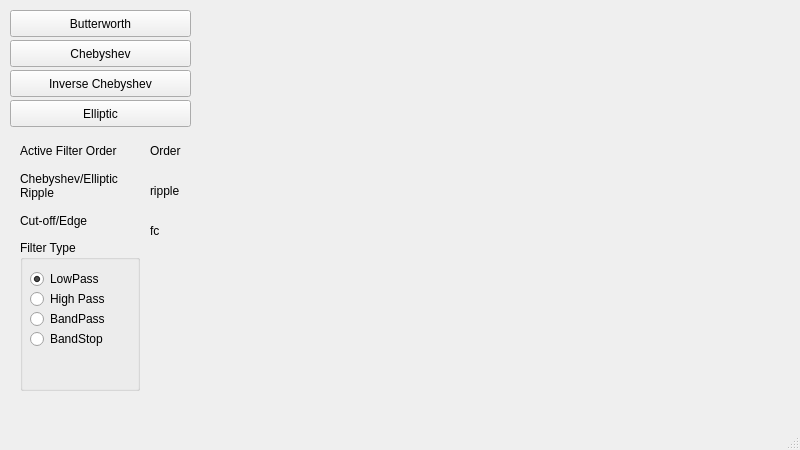
<?xml version="1.0" encoding="UTF-8"?>
<ui version="4.0">
 <class>MainWindow</class>
 <widget class="QMainWindow" name="MainWindow">
  <property name="geometry">
   <rect>
    <x>0</x>
    <y>0</y>
    <width>800</width>
    <height>450</height>
   </rect>
  </property>
  <property name="sizePolicy">
   <sizepolicy hsizetype="Fixed" vsizetype="Fixed">
    <horstretch>0</horstretch>
    <verstretch>0</verstretch>
   </sizepolicy>
  </property>
  <property name="windowTitle">
   <string>QCustomPlot simple demo</string>
  </property>
  <widget class="QWidget" name="centralWidget">
   <property name="sizePolicy">
    <sizepolicy hsizetype="MinimumExpanding" vsizetype="MinimumExpanding">
     <horstretch>0</horstretch>
     <verstretch>0</verstretch>
    </sizepolicy>
   </property>
   <widget class="QCustomPlot" name="customPlot" native="true">
    <property name="geometry">
     <rect>
      <x>200</x>
      <y>10</y>
      <width>581</width>
      <height>411</height>
     </rect>
    </property>
    <property name="sizePolicy">
     <sizepolicy hsizetype="Preferred" vsizetype="Preferred">
      <horstretch>0</horstretch>
      <verstretch>0</verstretch>
     </sizepolicy>
    </property>
   </widget>
   <widget class="QPushButton" name="Chebyshev">
    <property name="geometry">
     <rect>
      <x>10</x>
      <y>40</y>
      <width>181</width>
      <height>27</height>
     </rect>
    </property>
    <property name="text">
     <string>Chebyshev</string>
    </property>
    <property name="checkable">
     <bool>true</bool>
    </property>
   </widget>
   <widget class="QPushButton" name="Chebyshev2">
    <property name="geometry">
     <rect>
      <x>10</x>
      <y>70</y>
      <width>181</width>
      <height>27</height>
     </rect>
    </property>
    <property name="text">
     <string>Inverse Chebyshev</string>
    </property>
    <property name="checkable">
     <bool>true</bool>
    </property>
   </widget>
   <widget class="QPushButton" name="Butterworth">
    <property name="geometry">
     <rect>
      <x>10</x>
      <y>10</y>
      <width>181</width>
      <height>27</height>
     </rect>
    </property>
    <property name="text">
     <string>Butterworth</string>
    </property>
    <property name="checkable">
     <bool>true</bool>
    </property>
   </widget>
   <widget class="QLabel" name="order">
    <property name="geometry">
     <rect>
      <x>150</x>
      <y>140</y>
      <width>41</width>
      <height>21</height>
     </rect>
    </property>
    <property name="text">
     <string>Order</string>
    </property>
   </widget>
   <widget class="QLabel" name="order_2">
    <property name="geometry">
     <rect>
      <x>20</x>
      <y>140</y>
      <width>111</width>
      <height>21</height>
     </rect>
    </property>
    <property name="text">
     <string>Active Filter Order</string>
    </property>
   </widget>
   <widget class="QLabel" name="ripple">
    <property name="geometry">
     <rect>
      <x>150</x>
      <y>180</y>
      <width>41</width>
      <height>21</height>
     </rect>
    </property>
    <property name="text">
     <string>ripple</string>
    </property>
   </widget>
   <widget class="QLabel" name="order_3">
    <property name="geometry">
     <rect>
      <x>20</x>
      <y>170</y>
      <width>111</width>
      <height>31</height>
     </rect>
    </property>
    <property name="text">
     <string>Chebyshev/Elliptic Ripple</string>
    </property>
    <property name="wordWrap">
     <bool>true</bool>
    </property>
   </widget>
   <widget class="QLabel" name="order_4">
    <property name="geometry">
     <rect>
      <x>20</x>
      <y>210</y>
      <width>111</width>
      <height>21</height>
     </rect>
    </property>
    <property name="text">
     <string>Cut-off/Edge</string>
    </property>
   </widget>
   <widget class="QLabel" name="fc">
    <property name="geometry">
     <rect>
      <x>150</x>
      <y>220</y>
      <width>41</width>
      <height>21</height>
     </rect>
    </property>
    <property name="text">
     <string>fc</string>
    </property>
   </widget>
   <widget class="QGroupBox" name="groupBox">
    <property name="geometry">
     <rect>
      <x>20</x>
      <y>240</y>
      <width>120</width>
      <height>151</height>
     </rect>
    </property>
    <property name="layoutDirection">
     <enum>Qt::LeftToRight</enum>
    </property>
    <property name="title">
     <string>Filter Type</string>
    </property>
    <widget class="QRadioButton" name="LowPass">
     <property name="geometry">
      <rect>
       <x>10</x>
       <y>30</y>
       <width>97</width>
       <height>18</height>
      </rect>
     </property>
     <property name="text">
      <string>LowPass</string>
     </property>
     <property name="checked">
      <bool>true</bool>
     </property>
    </widget>
    <widget class="QRadioButton" name="HighPass">
     <property name="geometry">
      <rect>
       <x>10</x>
       <y>50</y>
       <width>97</width>
       <height>18</height>
      </rect>
     </property>
     <property name="text">
      <string>High Pass</string>
     </property>
    </widget>
    <widget class="QRadioButton" name="BandPass">
     <property name="geometry">
      <rect>
       <x>10</x>
       <y>70</y>
       <width>97</width>
       <height>18</height>
      </rect>
     </property>
     <property name="text">
      <string>BandPass</string>
     </property>
    </widget>
    <widget class="QRadioButton" name="BandStop">
     <property name="geometry">
      <rect>
       <x>10</x>
       <y>90</y>
       <width>97</width>
       <height>18</height>
      </rect>
     </property>
     <property name="text">
      <string>BandStop</string>
     </property>
    </widget>
   </widget>
   <widget class="QPushButton" name="Elliptic">
    <property name="geometry">
     <rect>
      <x>10</x>
      <y>100</y>
      <width>181</width>
      <height>27</height>
     </rect>
    </property>
    <property name="text">
     <string>Elliptic</string>
    </property>
    <property name="checkable">
     <bool>true</bool>
    </property>
   </widget>
  </widget>
  <widget class="QStatusBar" name="statusBar"/>
 </widget>
 <layoutdefault spacing="6" margin="11"/>
 <customwidgets>
  <customwidget>
   <class>QCustomPlot</class>
   <extends>QWidget</extends>
   <header>qcustomplot.h</header>
   <container>1</container>
  </customwidget>
 </customwidgets>
 <resources/>
 <connections/>
</ui>
